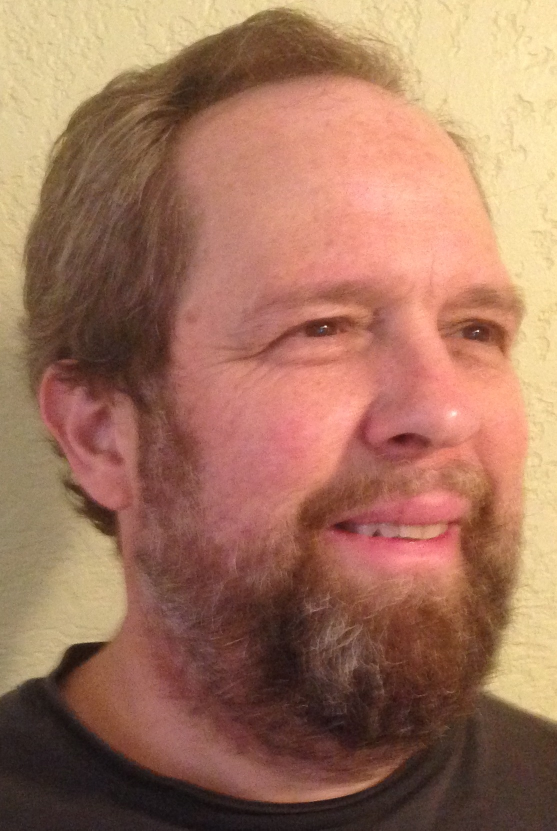
#> input picture Applied-Machine-Learning/Labs/Faces/Steve.jpg, 1113 x 1661 px, found by its file name (shown at 1/2 size)
$ jupyter execute --allow-errors ImageAnalysis.ipynb   (shell and % lines are left out)   (older library calls are emulated)
#> lines starting #> are read from the running program, lines starting #| are printed output that depends on the picture
# Applications of Data Science
# Lab 4
# Analysis of Images

## Overview

Images are a widely used unstructured data type, and analysis and preparation of images is a common data science task. In this notebook, you will explore the basics of image processing with Python tools.

## What you will need
To complete this lab, you will need the following:
- A web browser and Internet connection
- An Azure ML workspace
- The lab files for this lab

****
**Note** To set up the required environment for the lab, follow the instructions in the Setup document.
****

## Explore an image

In this exercise, you will explore the properties of a gray scale image. As a first step read the image by executing the code in the cell below. This code will cache the images as files in your working directory.

[cell 1]
from PIL import Image
import requests
import numpy as np
from io import BytesIO
import skimage.color as sc

url = "https://github.com/MicrosoftLearning/Applied-Machine-Learning/raw/master/Labs/Faces/Steve.jpg"

response = requests.get(url)
steve = np.array(Image.open(BytesIO(response.content)))
#> steve is the input picture: shape (1661, 1113, 3); mean R, G, B 162.5, 116.6, 94.1
steve = sc.rgb2gray(steve)
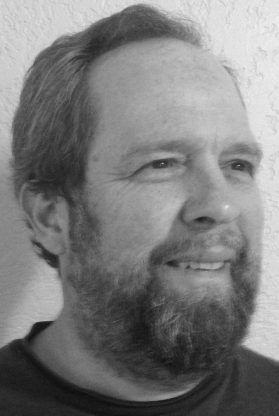
#> steve: shape (1661, 1113) float64 (shown at 1/4 size); min 0.0369, max 0.962, mean 0.489

You can determine the type of the image object by executing the code in the cell below.

[cell 2]
import sys
print(sys.version)

[cell 3]
type(steve)

Note that the image is an ordinary Numpy array.

You can determine the type of the data in this array by executing the code in the cell below.

[cell 4]
steve.dtype

It is now clear that the image is a Numpy array of unsigned 8 bit integers.

You can determine the shape of the image array by executing the code in the cell below.

[cell 5]
steve.shape

The image is a Numpy arrary of dimension 1661x1113.

You can plot an Numpy array image using the **imshow** function from the matplotlib package. Execute the code in the cell below to create a pseudocolor plot of the image in the Numpy array.

****
**Note:** when plotting inline with matplotlib in a Jupyter notebook, you need to run the 'magic' command shown in the first line of the cell below.
****

[cell 6]
def plot_im(im):
    import matplotlib.pyplot as plt
    import numpy as np
    fig = plt.figure(figsize=(8, 6))
    fig.clf()
    ax = fig.gca()
    ax.imshow(im)
    return 'Done'
plot_im(steve)
#> Out = 'Done'

## Histograms and equalization

It is often the case that a raw image does not have the favorable statistical properties required for further analysis. For example, poor contrast in the image can make it difficult to detect features. Histogram equalization is a widely used method for improving the properties of an image.

One tool for examining the statistical properties of an image is a histogram.  Ideally, the histogram of the image should be close to a uniform distribution. The code in the cell below computes and displays the histogram of the image. Note that the Numpy **flatten** method is applied to the array. This method removes the dimension attribute, creating a one dimensional array. Execute the code in this cell to display the histogram.

[cell 7]
def hist_im(im, bins = 256):
    """ Display histogram of flattened image"""
    import matplotlib.pyplot as plt
    import numpy as np
    fig = plt.figure(figsize=(8, 6))
    fig.clf()
    ax = fig.gca()
    ax.hist(im.flatten(), bins = bins)
    return 'Done'
hist_im(steve)
#> Out = 'Done'

Examine this histogram noticing, that with a number of sharp peaks, it is not terribly uniform.

Another tool for visualizing the statistics of an image is the cumulative distribution function plot. Execute the code in the cell below to compute and display the CDF plot of the gray-scale image.

[cell 8]
def cdf_im(im, bins = 256):
    """Display cumulative distirbution of flattened image"""
#> called with bins = 256
    import matplotlib.pyplot as plt
    import numpy as np

    y, x = np.histogram(im.flatten(), bins = bins)
#> y = 256 values, max 12490 at index 137, min 0 at index 252, mean 7221.5; x = 257 values from 0.0369 to 0.962
    y = y.cumsum()
#> y = 256 values from 3 to 1848693

    fig = plt.figure(figsize=(8, 6))
    fig.clf()
    ax = fig.gca()
    ax.plot(x[:256], y)
    return 'Done'
cdf_im(steve)
#> Out = 'Done'
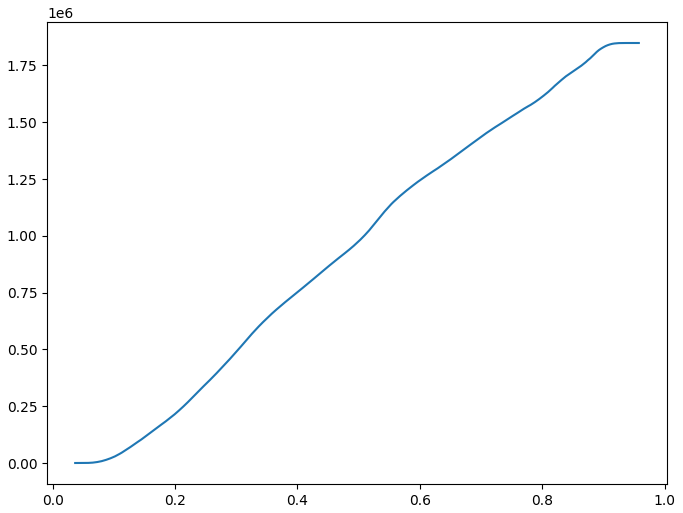
#> figure drawn by matplotlib, 1 panel; curve peaks at x = 0.958, y = 1848693

The CDF of an image with uniformly distributed pixel value is a straight line. Examine the above chart and notice that this CDF is curved, particularly at the ends.

Histogram equalization is often used to improve the statistics of images. In simple terms, the histogram equalization algorithm attempts to adjust the pixel values in the image to create a more uniform distribution. The code in the cell below uses a simple linear interpolation method on the image histogram to equalize the image. Execute the code in the cell to equalize the image.

[cell 9]
def image_equalize(im, num_bins = 256):
    """Function to equalize the image"""
#> called with num_bins = 256
    import numpy as np
    ## Compute the histogram of flattened image
    imhist, bins = np.histogram(im.flatten(), num_bins, normed=True)
#> imhist = 256 values, max 1.87 at index 137, min 0 at index 252, mean 1.08; bins = 257 values from 0.0369 to 0.962

    cdf = imhist.cumsum() #cumulative distribution function
#> cdf = 256 values from 0.000449 to 276.9
    cdf = 255 * cdf / cdf[-1]  # normalize
#> cdf = 256 values from 0.000414 to 255

    ## Interpolate to equalize the image
    out = np.interp(im.flatten(), bins[:-1], cdf)
    return out.reshape(im.shape)
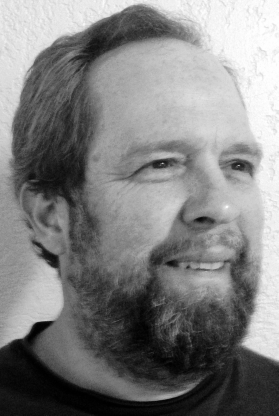
#> returned value: shape (1661, 1113) float64 (shown at 1/4 size); min 0.000414, max 255, mean 128.6

steve_eq = image_equalize(steve)

Now, examine the histogram of the equalized image by executing the code in the cell below.

****
**Note:** The histogram will appear to have spikes, where are the result of the binning, and not a problem with the equalization.
****

[cell 10]
hist_im(steve_eq)
#> Out = 'Done'
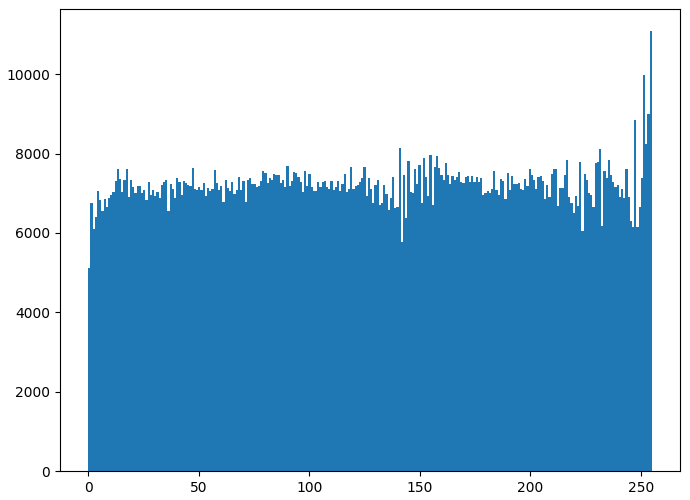
#> figure drawn by matplotlib, 1 panel; tallest bar 11090 high, from x = 254 to 255

Compare the histogram above to the first histogram of this image. Notice that the histogram of the equalized image is more uniform in appearance.

Next, compute and display the CDF of the equalized image by executing the code in the cell below.

[cell 11]
cdf_im(steve_eq)
#> Out = 'Done'
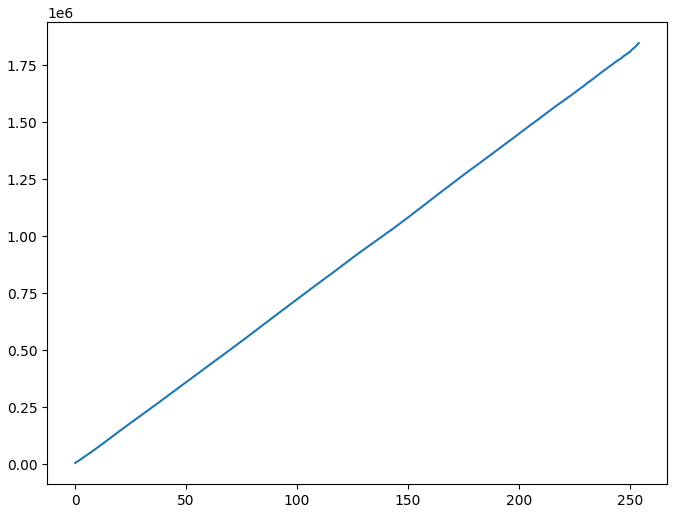
#> figure drawn by matplotlib, 1 panel; curve peaks at x = 254, y = 1848693

Examine the CDF. Notice that it is a bit straighter than before. Both the histogram and CDF indicate that the statistics of the image have improved.

Finally, compare the unequalized image to the equalized image. The code in the cell below plots two Numpy array images, side by side. Execute this code and examine the differences in the images.

[cell 12]
def plot_im2(im1, im2):
    import matplotlib.pyplot as plt
    import numpy as np
    fig, ax = plt.subplots(1, 2, figsize = (6,12))
    ax[0].imshow(im1)
    ax[1].imshow(im2)
    return 'Done'
plot_im2(steve, steve_eq)
#> Out = 'Done'

The original image is on the left and the equalized image is on the right. Notice the improved contrast in the equalized image.

## Image Manipulation

Now that you have examined some properties of images, you will now perform some basic image manipulation.

Resizing is a common form of image manipulation. Images are often resampled to a smaller size to reduce the amount of data which must be processed. The **scipy.misc.imresize** method provides a convenient way to resize an image. Execute the code in the cell below and examine the result.

[cell 13]
def resize(im, size = (64, 64)):
#> called with size = (64, 64)
    import scipy.misc as mc
    return mc.imresize(im, size)
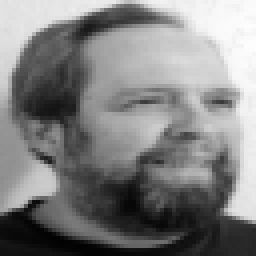
#> returned value: shape (64, 64) (shown 4 times larger); min 2, max 253, mean 128.6
plot_im2(steve_eq, resize(steve_eq))
#> Out = 'Done'

The reduced size image on the right is quite a bit more granular and coarser than the one on the left. Still, there is strong resemblance which is good, considering the number of pixels has been reduced by a factor of over 500.

Next you will rotate the image by 45 degrees. Rotation is performed by pixel interpolation. The code in the cell below uses the **scipy.ndimage.interpolation.rotate** method. Execute this code and examine the result.

[cell 14]
def rotate(im, angle = 45):
#> called with angle = 45
    from scipy.ndimage import interpolation
    return interpolation.rotate(im, angle)
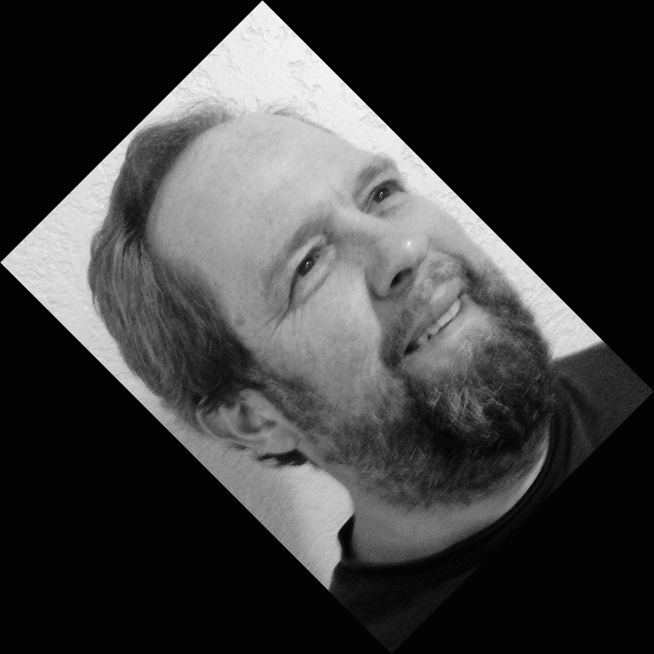
#> returned value: shape (1962, 1962) float64 (shown at 1/3 size); min -3.38, max 268.5, mean 61.7; drawn with min black and max white
plot_im2(steve_eq, rotate(steve_eq))
#> Out = 'Done'

The rotated image on the right is a duplicate of the image on the left. Notice that the area around the rotated image has been backfilled with zero values.

## Working with a list of images

Typically multiple images are analyzed as a group. This group of images can be stored as a list object in Python.

Execute the code in the cell below to create a list of images.

[cell 15]
from PIL import Image
import requests
import numpy as np
from io import BytesIO

baseUrl = "https://github.com/MicrosoftLearning/Applied-Machine-Learning/raw/master/Labs/CarrotImages/Carrot"

image_list = []
#> (the rest of this cell did not finish here and is left out)

Now that you have loaded the list, check the number of images in the list by executing the code in the cell below.

[cell 16]
len(image_list)

The list contains 9 images.

Now, check the dimensions of the numpy image array. Execute the code in the cell below to display the dimensions of the first image in the list.

#> (a cell that did not finish here is left out)

The Numpy image array has three dimensions. These are color images, with red, green and blue layers, each stored as 2x2 arrays.

The code in the function below integrates over the images in the list and displays each one into an array of axes. Execute this code to view the images of carrots.

[cell 18]
def plot_carrot(im_list):
    import matplotlib.pyplot as plt
    fig, ax = plt.subplots(3, 3, figsize = (12,12))
    j = -1
    for i, image in enumerate(im_list):
        k = i % 3
        if k == 0: j += 1
        ax[j,k].imshow(image)
    return 'Done'
plot_carrot(image_list)

You can see the 9 images of carrots which have different shapes, several colors and different orientations.

The code in the cell below loops over the list of images and plots each histogram into an array of axes. Execute the code to display the image histograms.

[cell 19]
def hist_carrot(im_list, bins = 256):
    """ Display histogram of flattened image"""
#> called with bins = 256
    import matplotlib.pyplot as plt
    import numpy as np
    fig, ax = plt.subplots(3, 3, figsize = (12,12))
    j = -1
    for i, image in enumerate(im_list):
        k = i % 3
        if k == 0: j += 1
        ax[j,k].hist(image.flatten(), bins = bins)
    return 'Done'
hist_carrot(image_list)

Examine the histograms of the images. Notice that each image has a long left tail, arrising from the background.

## Image Filtering

You have loaded some images, explored their properties, and performed some basic processing. Now, you will apply some specific filters to the images. Filters are applied to images in order to either enhance aspects of the image or to remove undesired properties of the image such as noise.

First, you will add some Gaussian or white noise to the face image. The code in the cell below does the following:

- Generate a one dimensional array of Gaussian noise.
- Shape the noise array to match the image.
- Add the noise array to the image.
- Ensure there are no image values less than zero.

Execute this code to add Gaussian noise to the image and display the results.

[cell 20]
def add_noise(im, mean = 128, sd = 20):
    """Adds Gausian noise to the image"""
#> called with mean = 128, sd = 20
    from numpy.random import normal
    import numpy as np
    shape = im.shape
    ng = normal(loc = mean, scale = sd, size = shape[0] * shape[1])
    ng.shape = shape
    ng = np.divide( np.add(ng, im), 2.0)
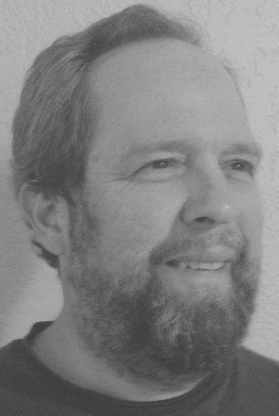
#> ng: shape (1661, 1113) float64 (shown at 1/4 size); min 27.24, max 234.4, mean 128.3
    ng *= 255.0 / np.amax(ng)  # normalize
    return ng.astype(np.uint8)
#> returned value: shape (1661, 1113)

steve_n = add_noise(steve_eq)
plot_im2(steve_eq, steve_n)
#> Out = 'Done'

Examine these two images, comparing the original image on the left to the noisy image on the right. Notice that the noisy image on the left is far less distinct.

Create a histogram of the noisy image by executing the code in the cell below.

[cell 21]
hist_im(steve_n)
#> Out = 'Done'
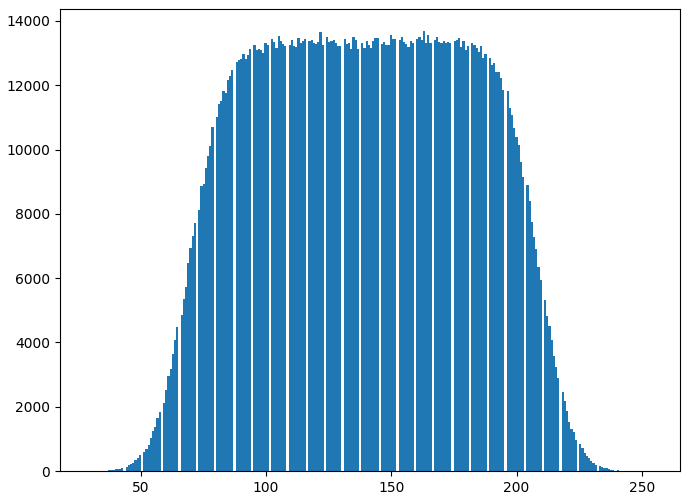
#> figure drawn by matplotlib, 1 panel; tallest bar 13687 high, from x = 162.6 to 163.5

Compare this histogram to the histogram of the equalized image. Notice that the histogram of the noisy image is a smoother and bit more uniform. The range of pixel values is a bit limited. These changes are the result of adding white noise to the image, a process often referred to as 'pre-whitening'.

Having created a noisy image, you will now apply a Gaussian filter. A Gaussian filter is a two dimensional filter using a Gaussian or bell-shaped curve kernel. In effect, the Gaussian filter is a smoothing filter. The span of the filter determines the degree of smoothing of the filter.

The code in cell below applies a Gaussian filter to an image. The 2-d span of the filter is specified in pixels. Execute this code to apply the filter and display the result.

[cell 22]
def gauss_filter(im, sigma = 16):
#> called with sigma = 16
    from scipy.ndimage.filters import gaussian_filter as gf
    import numpy as np
    return gf(im, sigma = sigma)
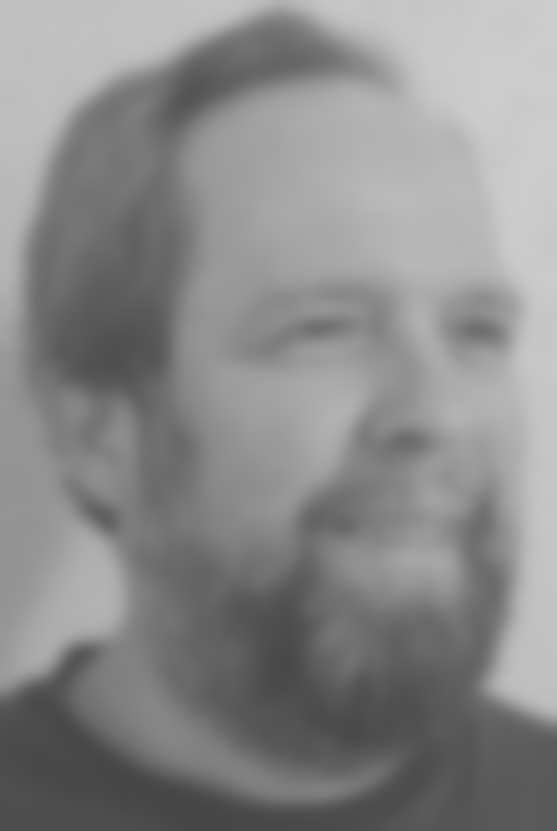
#> returned value: shape (1661, 1113) (shown at 1/2 size); min 70, max 206, mean 138.1
steve_g = gauss_filter(steve_n)
plot_im2(steve_n, steve_g)
#> Out = 'Done'
#> (the rest of the program and of its run is left out)
